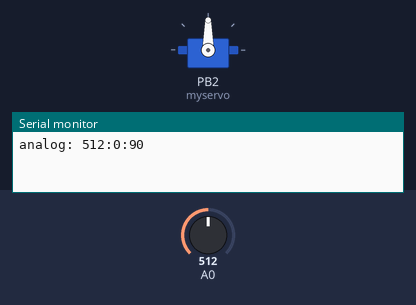
A sketch run on a simulated ATtiny85, built with avr-gcc and run on an emulated ATtiny85. Parts: servo, the last lines printed to the serial monitor. Inputs (shaded band) come from the test bench; at power-on: A0 = 512.

Above: at 1.2 s.
1.3 s: A0 set to 716
At 2.3 s:
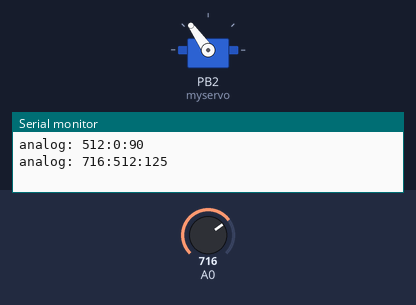
2.8 s: A0 set to 900
At 3.5 s:
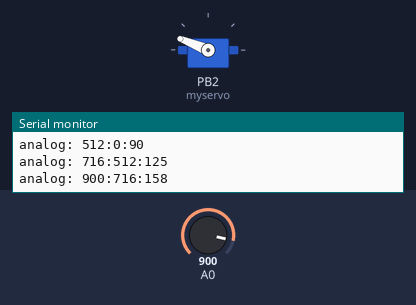
4.3 s: A0 set to 1023
At 4.7 s:
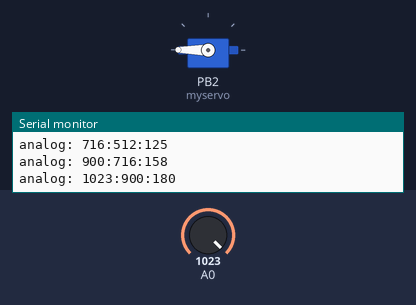
5.8 s: A0 set to 306
At 7.0 s:
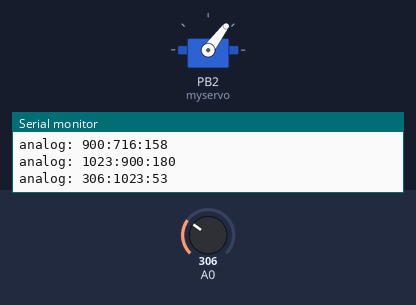
7.3 s: A0 set to 122
At 8.2 s:
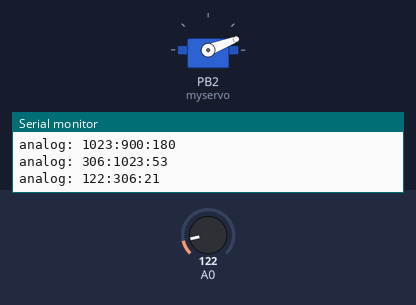
8.8 s: A0 set to 0
At 9.4 s:
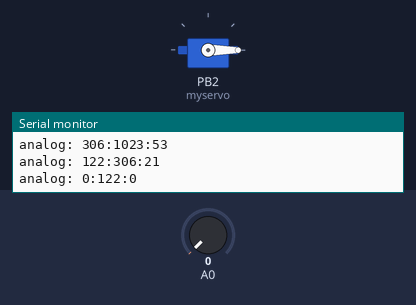
Timing chart, 0 to 11.3 s (numbered marks = the images above; inputs shaded):
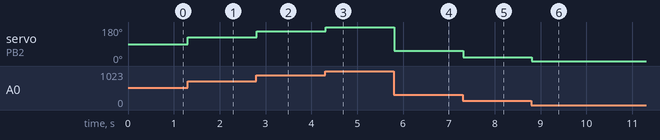

The sketch:

servo_example_potenc.ino
```cpp
#include <SoftwareServo.h>

SoftwareServo myservo;  // create servo object to control a servo

int potpin = 0;  // analog pin used to connect the potentiometer
int val=0;    // variable to read the value from the analog pin

void setup()
{
  Serial.begin(9600);
  myservo.attach(2);  // attaches the servo on pin 2 to the servo object
}

void loop()
{
  int valNew = analogRead(potpin);            // reads the value of the potentiometer (value between 0 and 1023)
  if ((valNew> val+2) || (valNew<val-2) ){
    Serial.print("analog: ");
    Serial.print(valNew);
    Serial.print(":");
    Serial.print(val);
    val = valNew;
    int writeVal = map(val, 0, 1023, 0, 180);     // scale it to use it with the servo (value between 0 and 180)
    Serial.print(":");
    Serial.println(writeVal);
    myservo.write(writeVal);                  // sets the servo position according to the scaled value
    SoftwareServo::refresh();
  }
  delay(15);                           // waits for the servo to get there


}
```

Measured:
- after the input at 1.3 s, servo on PB2 (myservo): 90° → 125° at once
- after the input at 2.8 s, servo on PB2 (myservo): 125° → 158° at once
- after the input at 4.3 s, servo on PB2 (myservo): 158° → 180° at once
- after the input at 5.8 s, servo on PB2 (myservo): 180° → 53° at once
- after the input at 7.3 s, servo on PB2 (myservo): 53° → 21° at once
- after the input at 8.8 s, servo on PB2 (myservo): 21° → 0° at once
